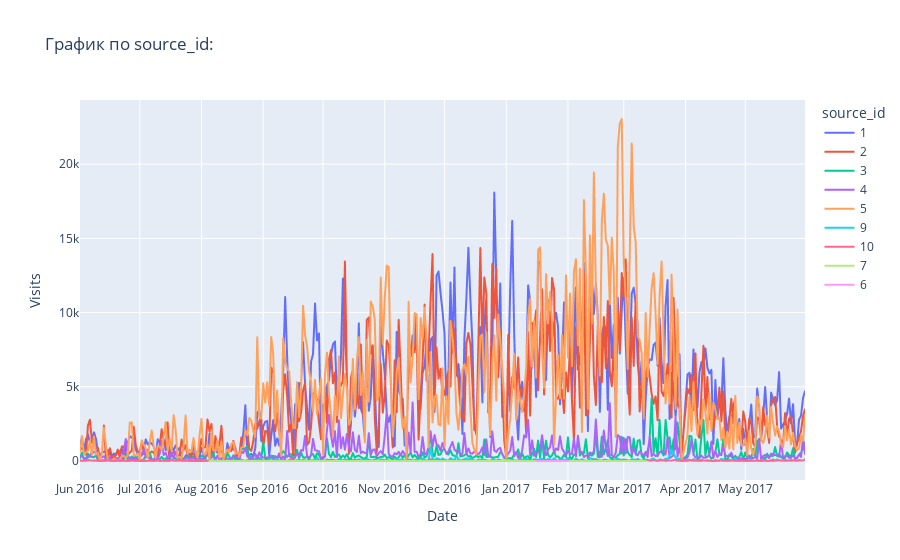

The notebook cell this image was saved under:
### Code cell
#Выведем график для наглядности по источникам:

visitsS = table1_cohort.groupby(['start_dt', 'source_id']).size().reset_index()
visitsS.columns = ['Date', 'source_id', 'Visits']  # Исправлено: 3 имени для 3 столбцов
fig = px.line(visitsS, x='Date', y='Visits', color='source_id', title='График по source_id:')  # Добавлен color='source_id'
fig.update_xaxes(dtick="M1")
fig.show()

### Figure 1 — Plotly figure (JSON) as saved in the notebook; plotly's stock layout.template omitted (floating-point values rounded to 4 significant figures; data arrays with more than 128 entries replaced by an {"elided": "..."} marker saying what was removed)
{"data": [{"hovertemplate": "source_id=1<br>Date=%{x}<br>Visits=%{y}<extra></extra>", "legendgroup": "1", "line": {"color": "#636efa", "dash": "solid"}, "marker": {"symbol": "circle"}, "mode": "lines", "name": "1", "showlegend": true, "type": "scattergl", "x": {"elided": "363 str values"}, "xaxis": "x", "y": {"elided": "363 int values"}, "yaxis": "y"}, {"hovertemplate": "source_id=2<br>Date=%{x}<br>Visits=%{y}<extra></extra>", "legendgroup": "2", "line": {"color": "#EF553B", "dash": "solid"}, "marker": {"symbol": "circle"}, "mode": "lines", "name": "2", "showlegend": true, "type": "scattergl", "x": {"elided": "363 str values"}, "xaxis": "x", "y": {"elided": "363 int values"}, "yaxis": "y"}, {"hovertemplate": "source_id=3<br>Date=%{x}<br>Visits=%{y}<extra></extra>", "legendgroup": "3", "line": {"color": "#00cc96", "dash": "solid"}, "marker": {"symbol": "circle"}, "mode": "lines", "name": "3", "showlegend": true, "type": "scattergl", "x": {"elided": "363 str values"}, "xaxis": "x", "y": {"elided": "363 int values"}, "yaxis": "y"}, {"hovertemplate": "source_id=4<br>Date=%{x}<br>Visits=%{y}<extra></extra>", "legendgroup": "4", "line": {"color": "#ab63fa", "dash": "solid"}, "marker": {"symbol": "circle"}, "mode": "lines", "name": "4", "showlegend": true, "type": "scattergl", "x": {"elided": "363 str values"}, "xaxis": "x", "y": {"elided": "363 int values"}, "yaxis": "y"}, {"hovertemplate": "source_id=5<br>Date=%{x}<br>Visits=%{y}<extra></extra>", "legendgroup": "5", "line": {"color": "#FFA15A", "dash": "solid"}, "marker": {"symbol": "circle"}, "mode": "lines", "name": "5", "showlegend": true, "type": "scattergl", "x": {"elided": "363 str values"}, "xaxis": "x", "y": {"elided": "363 int values"}, "yaxis": "y"}, {"hovertemplate": "source_id=9<br>Date=%{x}<br>Visits=%{y}<extra></extra>", "legendgroup": "9", "line": {"color": "#19d3f3", "dash": "solid"}, "marker": {"symbol": "circle"}, "mode": "lines", "name": "9", "showlegend": true, "type": "scattergl", "x": {"elided": "362 str values"}, "xaxis": "x", "y": {"elided": "362 int values"}, "yaxis": "y"}, {"hovertemplate": "source_id=10<br>Date=%{x}<br>Visits=%{y}<extra></extra>", "legendgroup": "10", "line": {"color": "#FF6692", "dash": "solid"}, "marker": {"symbol": "circle"}, "mode": "lines", "name": "10", "showlegend": true, "type": "scattergl", "x": {"elided": "362 str values"}, "xaxis": "x", "y": {"elided": "362 int values"}, "yaxis": "y"}, {"hovertemplate": "source_id=7<br>Date=%{x}<br>Visits=%{y}<extra></extra>", "legendgroup": "7", "line": {"color": "#B6E880", "dash": "solid"}, "marker": {"symbol": "circle"}, "mode": "lines", "name": "7", "showlegend": true, "type": "scattergl", "x": ["2016-08-05T00:00:00", "2016-08-17T00:00:00", "2016-10-03T00:00:00", "2017-02-02T00:00:00", "2017-02-09T00:00:00", "2017-02-13T00:00:00", "2017-02-21T00:00:00", "2017-03-12T00:00:00"], "xaxis": "x", "y": [1, 1, 1, 3, 3, 3, 3, 3], "yaxis": "y"}, {"hovertemplate": "source_id=6<br>Date=%{x}<br>Visits=%{y}<extra></extra>", "legendgroup": "6", "line": {"color": "#FF97FF", "dash": "solid"}, "marker": {"symbol": "circle"}, "mode": "lines", "name": "6", "showlegend": true, "type": "scattergl", "x": ["2017-01-16T00:00:00", "2017-02-01T00:00:00"], "xaxis": "x", "y": [1, 11], "yaxis": "y"}], "layout": {"legend": {"title": {"text": "source_id"}, "tracegroupgap": 0}, "title": {"text": "График по source_id:"}, "xaxis": {"anchor": "y", "domain": [0, 1], "dtick": "M1", "title": {"text": "Date"}}, "yaxis": {"anchor": "x", "domain": [0, 1], "title": {"text": "Visits"}}}}
